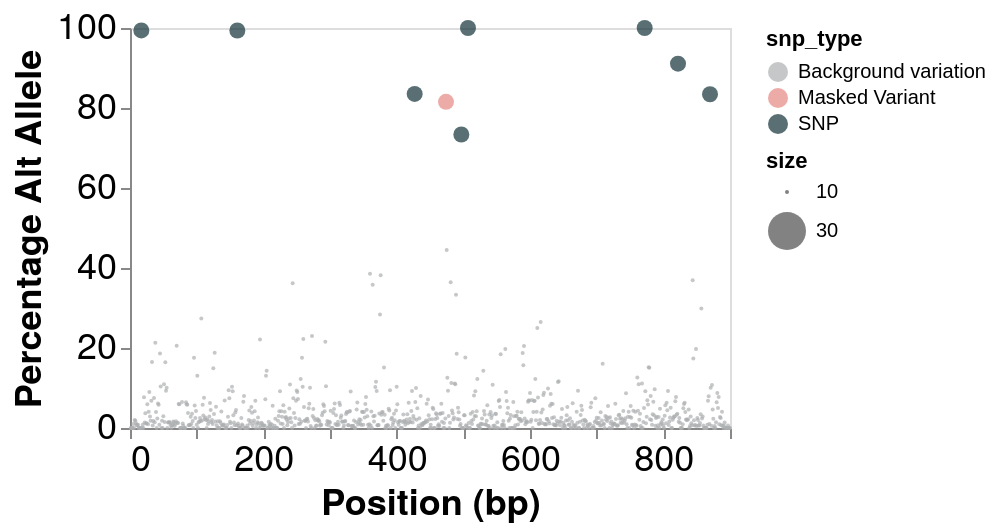

The Vega-Lite source for this figure:
### Vega-Lite specification from a JSON file in a GitHub repository (floating-point values rounded to 4 significant figures; data arrays with more than 128 entries replaced by an {"elided": "..."} marker saying what was removed)
{"$schema": "https://vega.github.io/schema/vega-lite/v5.json", "height": 200, "data": {"values": {"elided": "900 records"}}, "mark": {"type": "point", "filled": true}, "encoding": {"x": {"field": "Position", "type": "quantitative", "title": "Position (bp)", "axis": {"grid": false, "labelFont": "Helvetica Neue", "labelFontSize": 18, "titleFontSize": 18, "titleFont": "Helvetica Neue"}}, "y": {"field": "Percentage", "type": "quantitative", "title": "Percentage Alt Allele", "scale": {"domain": [0, 100]}, "axis": {"grid": false, "labelFont": "Helvetica Neue", "labelFontSize": 18, "titleFontSize": 18, "titleFont": "Helvetica Neue"}}, "tooltip": [{"field": "Position", "type": "quantitative"}, {"field": "Percentage", "type": "quantitative"}, {"field": "A reads", "type": "nominal"}, {"field": "C reads", "type": "nominal"}, {"field": "G reads", "type": "nominal"}, {"field": "T reads", "type": "nominal"}, {"field": "- reads", "type": "nominal"}, {"field": "Ref base", "type": "nominal"}], "color": {"field": "snp_type", "type": "nominal", "scale": {"range": {"field": "colour"}}}, "size": {"field": "size", "type": "nominal", "scale": {"domain": [10, 30]}}}, "config": {"legend": {}}}
